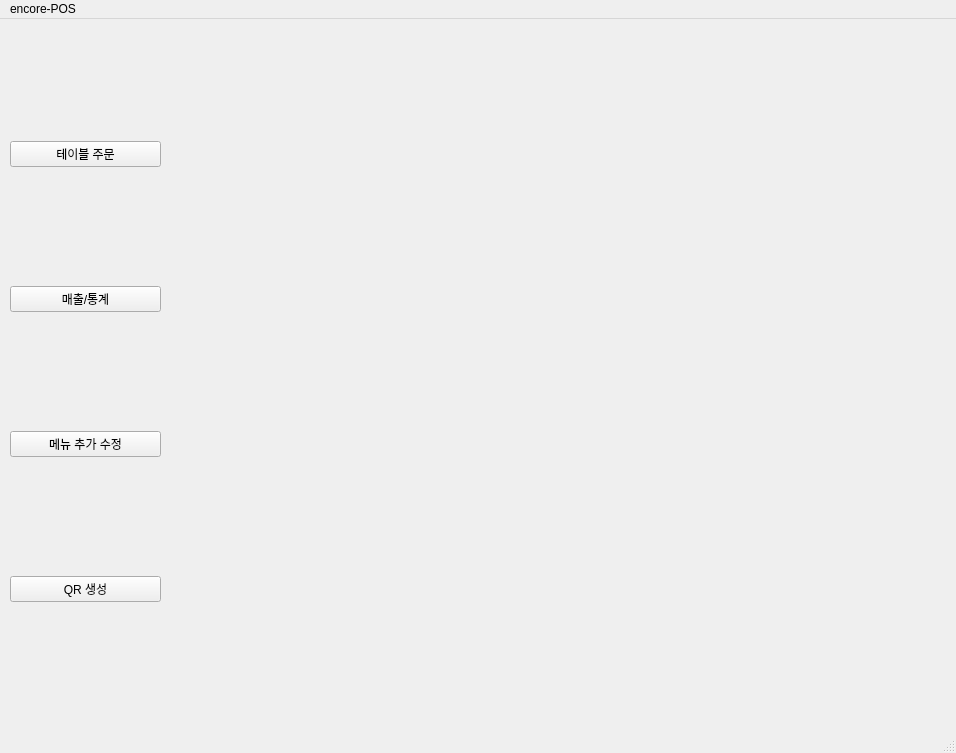
<?xml version="1.0" encoding="UTF-8"?>
<ui version="4.0">
 <class>MainWindow</class>
 <widget class="QMainWindow" name="MainWindow">
  <property name="geometry">
   <rect>
    <x>0</x>
    <y>0</y>
    <width>956</width>
    <height>753</height>
   </rect>
  </property>
  <property name="minimumSize">
   <size>
    <width>956</width>
    <height>753</height>
   </size>
  </property>
  <property name="maximumSize">
   <size>
    <width>956</width>
    <height>753</height>
   </size>
  </property>
  <property name="windowTitle">
   <string>MainWindow</string>
  </property>
  <widget class="QWidget" name="centralwidget">
   <widget class="tableWidget" name="tableContain" native="true">
    <property name="geometry">
     <rect>
      <x>170</x>
      <y>10</y>
      <width>771</width>
      <height>691</height>
     </rect>
    </property>
   </widget>
   <widget class="QWidget" name="verticalLayoutWidget">
    <property name="geometry">
     <rect>
      <x>10</x>
      <y>9</y>
      <width>151</width>
      <height>691</height>
     </rect>
    </property>
    <layout class="QVBoxLayout" name="verticalLayout">
     <item>
      <widget class="QPushButton" name="table">
       <property name="text">
        <string>테이블 주문</string>
       </property>
      </widget>
     </item>
     <item>
      <widget class="QPushButton" name="acc">
       <property name="text">
        <string>매출/통계</string>
       </property>
      </widget>
     </item>
     <item>
      <widget class="QPushButton" name="menu">
       <property name="text">
        <string>메뉴 추가 수정</string>
       </property>
      </widget>
     </item>
     <item>
      <widget class="QPushButton" name="qr">
       <property name="text">
        <string>QR 생성</string>
       </property>
      </widget>
     </item>
    </layout>
   </widget>
   <widget class="accWidget" name="accContain" native="true">
    <property name="geometry">
     <rect>
      <x>170</x>
      <y>10</y>
      <width>771</width>
      <height>691</height>
     </rect>
    </property>
   </widget>
   <widget class="menuWidget" name="menuContain" native="true">
    <property name="geometry">
     <rect>
      <x>171</x>
      <y>10</y>
      <width>771</width>
      <height>691</height>
     </rect>
    </property>
   </widget>
   <widget class="qrWidget" name="qrContain" native="true">
    <property name="geometry">
     <rect>
      <x>170</x>
      <y>10</y>
      <width>771</width>
      <height>691</height>
     </rect>
    </property>
   </widget>
  </widget>
  <widget class="QMenuBar" name="menubar">
   <property name="geometry">
    <rect>
     <x>0</x>
     <y>0</y>
     <width>956</width>
     <height>21</height>
    </rect>
   </property>
   <widget class="QMenu" name="menuencore_POS">
    <property name="title">
     <string>encore-POS</string>
    </property>
    <addaction name="actionstore_user_add"/>
    <addaction name="actionGenerate_Certificate"/>
   </widget>
   <addaction name="menuencore_POS"/>
  </widget>
  <widget class="QStatusBar" name="statusbar"/>
  <action name="actionstore_user_add">
   <property name="text">
    <string>점포 유저 생성 </string>
   </property>
  </action>
  <action name="actionGenerate_Certificate">
   <property name="text">
    <string>인증서 생성 </string>
   </property>
  </action>
 </widget>
 <customwidgets>
  <customwidget>
   <class>accWidget</class>
   <extends>QWidget</extends>
   <header>acc</header>
   <container>1</container>
  </customwidget>
  <customwidget>
   <class>menuWidget</class>
   <extends>QWidget</extends>
   <header>menu</header>
   <container>1</container>
  </customwidget>
  <customwidget>
   <class>qrWidget</class>
   <extends>QWidget</extends>
   <header>qr</header>
   <container>1</container>
  </customwidget>
  <customwidget>
   <class>tableWidget</class>
   <extends>QWidget</extends>
   <header>table</header>
   <container>1</container>
  </customwidget>
 </customwidgets>
 <resources/>
 <connections/>
</ui>
